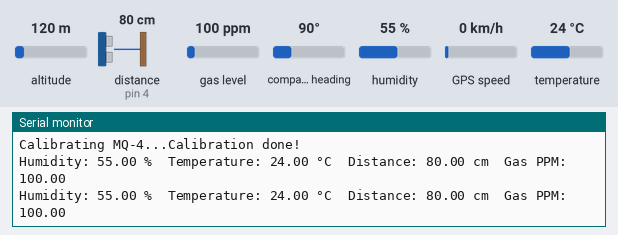
Simulated run of this sketch. Board: Arduino Uno, built with avr-gcc and run on an emulated ATmega328P. Parts: the last lines printed to the serial monitor. Inputs (shaded band) come from the test bench; at power-on: distance to the obstacle (sensor on pin 4) 80 cm, gas level 100 ppm, humidity 55 %, temperature 24 °C, altitude 120 m, compass heading 90°, GPS speed 0 km/h. The echo pulse lasts 58.3 µs per cm; WiFi joins after 1.5 s; servers stay silent unless stated; the GPS gets a fix after 3 s at 37.7749, -122.4194 with 8 satellites.

Above: at 3.0 s.
3.1 s: distance to the obstacle (sensor on pin 4) set to 2 cm
At 5.2 s:
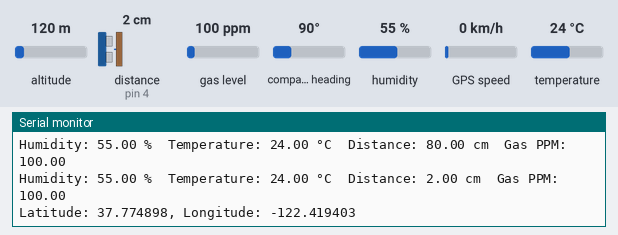
11.0 s: gas level set to 20 ppm
At 11.9 s:
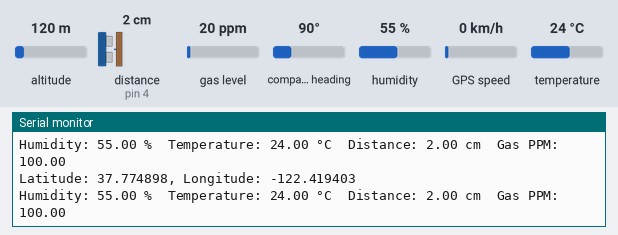
12.5 s: humidity set to 22 %
At 13.2 s:
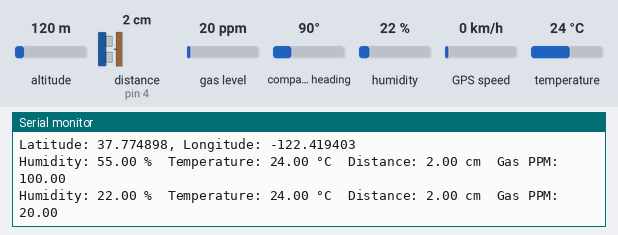
14.0 s: temperature set to 12 °C
At 15.3 s:
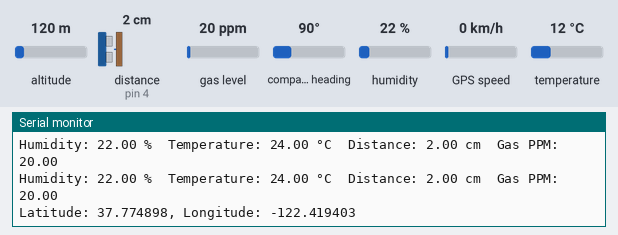
15.5 s: distance to the obstacle (sensor on pin 4) set to 4 cm
At 16.9 s:
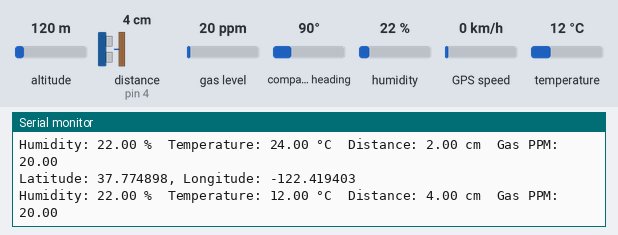
17.0 s: gas level set to 250 ppm
At 19.3 s:
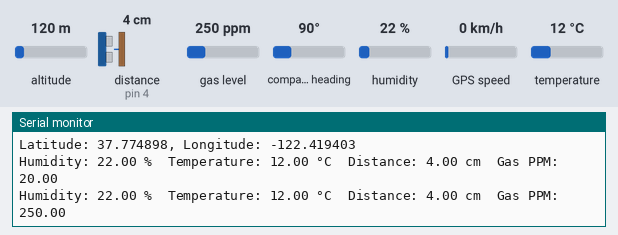
Timing chart, 0 to 19.5 s (numbered marks = the images above; inputs shaded):
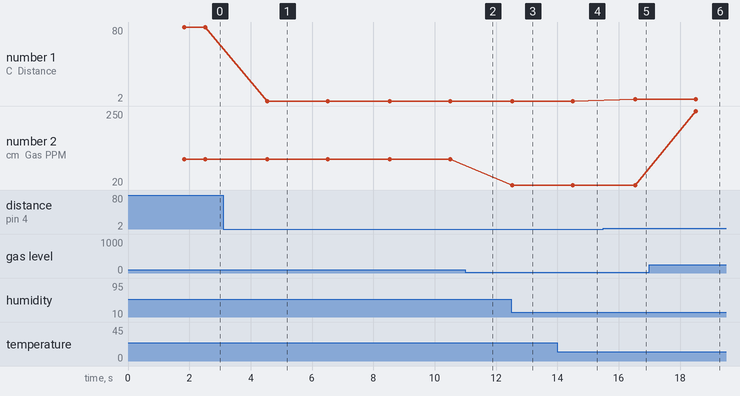

Measured:
- after the input at 3.1 s, the serial monitor: prints a new line after 1.4 s (image 1)
- after the input at 12.5 s, the serial monitor: prints a new line at once (image 3)
- after the input at 15.5 s, the serial monitor: prints a new line after 1.0 s (image 5)
- after the input at 17.0 s, the serial monitor: prints a new line after 1.5 s (image 6)
- plotted number 1: 80 → 2 after the input at 3.1 s, 2 → 4 after the input at 15.5 s
- plotted number 2: 20 → 250 after the input at 17.0 s

The sketch:

main.ino
```cpp
#include <DHT.h>
#include <BlynkSimpleSIM800.h>
#include <TinyGPS++.h>
#include <Ultrasonic.h> // HC-SR04 for distance
#include <MQUnifiedsensor.h> // MQ-4 for gas

// Pin definitions
#define DHTPIN 2
#define DHTTYPE DHT11
#define TRIG_PIN 3
#define ECHO_PIN 4
#define MQ_PIN A0

// Initialize sensors
DHT dht(DHTPIN, DHTTYPE);
Ultrasonic ultrasonic(TRIG_PIN, ECHO_PIN);
MQUnifiedsensor MQ4("Arduino", 5.0, 10, MQ_PIN, "MQ-4");

// Blynk Auth Token
char auth[] = "YourAuthToken";

// Initialize GSM and GPS
#define TINY_GSM_MODEM_SIM800
#include <TinyGsmClient.h>
TinyGsm modem(Serial);
TinyGPSPlus gps;
BlynkTimer timer;

// Thresholds for notifications
float distanceThreshold = 10.0; // 10 cm threshold for trash fullness
float gasThreshold = 200.0; // Example threshold for gas concentration in PPM
float temperatureThreshold = 40.0; // Example threshold for temperature

void setup() {
  // Setup Serial, sensors, and Blynk
  Serial.begin(9600);
  dht.begin();
  Blynk.begin(auth, modem, "YourAPN", "YourAPNuser", "YourAPNpass");

  // Initialize MQ-4
  MQ4.init();

  // Calibrate MQ-4 sensor
  Serial.print("Calibrating MQ-4...");
  MQ4.setRegressionMethod(1); // Use default regression method
  MQ4.setR0(10); // Set R0 value based on calibration
  Serial.println("Calibration done!");

  // Set timers for sending sensor data
  timer.setInterval(2000L, sendSensorData);
  timer.setInterval(5000L, sendGPSData);
}

void loop() {
  Blynk.run();
  timer.run();
  while (Serial.available() > 0) {
    gps.encode(Serial.read());
  }
}

void sendSensorData() {
  // Read data from DHT11
  float humidity = dht.readHumidity();
  float temperature = dht.readTemperature();

  // Read distance from HC-SR04
  float distance = ultrasonic.Ranging(CM);

  // Read gas concentration from MQ-4
  float gasPPM = MQ4.readSensor();

  // Send data to Blynk app
  Blynk.virtualWrite(V5, humidity);
  Blynk.virtualWrite(V6, temperature);
  Blynk.virtualWrite(V7, distance);
  Blynk.virtualWrite(V8, gasPPM);

  // Print data to Serial Monitor
  Serial.print("Humidity: ");
  Serial.print(humidity);
  Serial.print(" %	");
  Serial.print("Temperature: ");
  Serial.print(temperature);
  Serial.print(" °C	");
  Serial.print("Distance: ");
  Serial.print(distance);
  Serial.print(" cm	");
  Serial.print("Gas PPM: ");
  Serial.println(gasPPM);

  // Check thresholds and send notifications if necessary
  if (distance < distanceThreshold) {
    Blynk.notify("Warning: Trash container is almost full!");
  }

  if (gasPPM > gasThreshold) {
    Blynk.notify("Danger: High gas concentration detected!");
  }

  if (temperature > temperatureThreshold) {
    Blynk.notify("Alert: High temperature detected in the container!");
  }
}

void sendGPSData() {
  if (gps.location.isUpdated()) {
    float latitude = gps.location.lat();
    float longitude = gps.location.lng();

    // Send GPS data to Blynk
    Blynk.virtualWrite(V9, latitude);
    Blynk.virtualWrite(V10, longitude);

    // Print GPS data to Serial Monitor
    Serial.print("Latitude: ");
    Serial.print(latitude, 6);
    Serial.print(", Longitude: ");
    Serial.println(longitude, 6);

    // Notify with GPS data if certain conditions are met (e.g., gas threshold exceeded)
    if (MQ4.readSensor() > gasThreshold) {
      String gpsMessage = "High gas concentration detected! Location: " + String(latitude, 6) + ", " + String(longitude, 6);
      Blynk.notify(gpsMessage);
    }
  }
}
```
